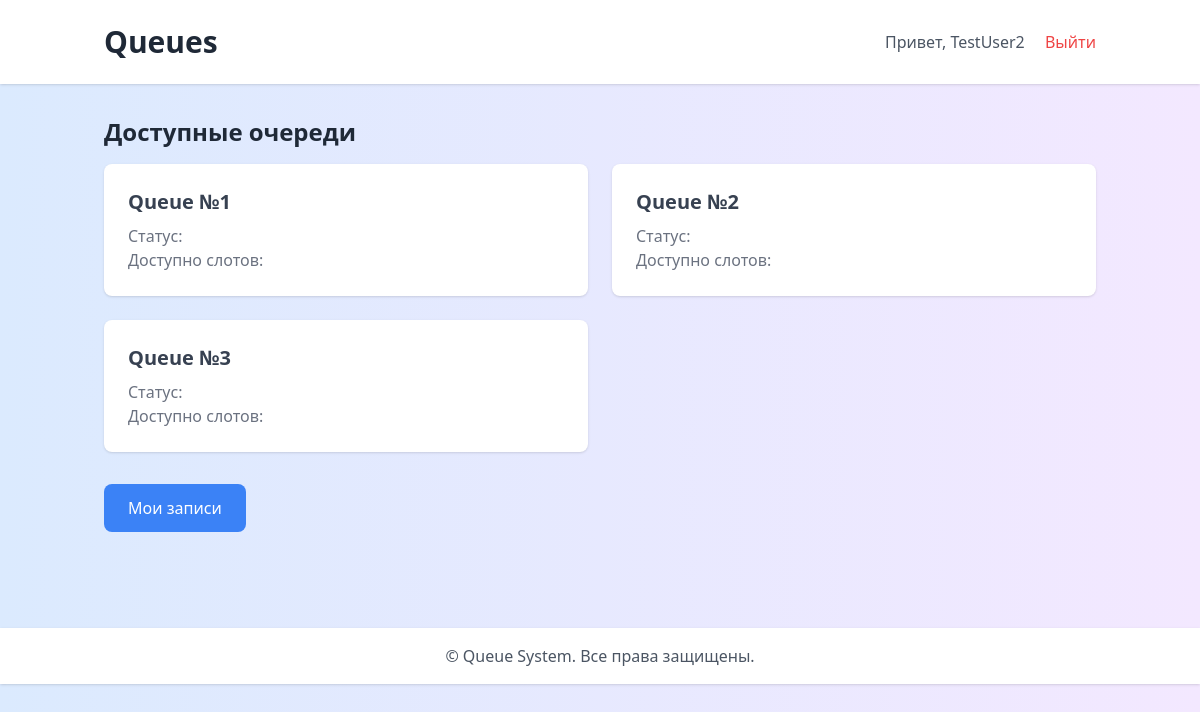
The page / (signed in) on the database its author committed.
### queue_app/models.py (models this page shows, shortened)
class Queue(models.Model):
    name = models.CharField(max_length=255)
    description = models.TextField()
    created_at = models.DateTimeField(auto_now_add=True)
    updated_at = models.DateTimeField(auto_now=True)

### queue_app/views.py (the view)
# urls.py: path('', views.queue_list, name='queue_list'),
def queue_list(request):
    queues = Queue.objects.all()
    return render(request, 'queue_app/queue_list.html', {'queues': queues})

### queue_app/templates/queue_app/queue_list.html (shortened to what this page needs)
<!DOCTYPE html>
<html lang="ru">
<head>
    <script src="https://cdn.tailwindcss.com"></script>
</head>
<body class="bg-gradient-to-r from-blue-100 to-purple-100 min-h-screen">
    <header class="bg-white shadow">
        <div class="container mx-auto px-4 py-6 flex justify-between items-center">
            <h1 class="text-3xl font-bold text-gray-800">Queues</h1>
            <nav>
                {% if user.is_authenticated %}
                    <span class="text-gray-600 mr-4">Привет, {{ user.username }}</span>
                    <a href="{% url 'account_logout' %}" class="text-red-500 hover:underline">Выйти</a>
                {% else %}
                    <a href="{% url 'account_login' %}" class="text-blue-500 hover:underline mr-4">Войти</a>
                    <a href="{% url 'account_signup' %}" class="text-green-500 hover:underline">Зарегистрироваться</a>
                {% endif %}
            </nav>
        </div>
    </header>
    <main class="container mx-auto px-4 py-8">
        <section class="mb-8">
            <h2 class="text-2xl font-semibold text-gray-800 mb-4">Доступные очереди</h2>
            <div class="grid grid-cols-1 md:grid-cols-2 gap-6">
                {% for queue in queues %}
                <div class="bg-white rounded-lg shadow p-6">
                    <h3 class="text-xl font-bold text-gray-700">
                        <a href="{% url 'slot_list' queue.id %}" class="hover:text-blue-500">{{ queue.name }}</a>
                    </h3>
                    <p class="text-gray-500 mt-2">Статус: </p>
                    <p class="text-gray-500">Доступно слотов: </p>
                </div>
                {% endfor %}
            </div>
        </section>
        <section class="mb-8">
            <a href="{% url 'user_bookings' %}" class="inline-block bg-blue-500 text-white px-6 py-3 rounded-lg hover:bg-blue-600">Мои записи</a>
        </section>
    </main>
    <footer class="bg-white shadow mt-8">
        <div class="container mx-auto px-4 py-4 text-center text-gray-600">
            &copy; {{ now.year }} Queue System. Все права защищены.
        </div>
    </footer>
</body>
</html>

### rows shown on the page
Queue: name "Queue №1"
Queue: name "Queue №2"
Queue: name "Queue №3"

### other values the page prints
{{ user.username }} "TestUser2"
